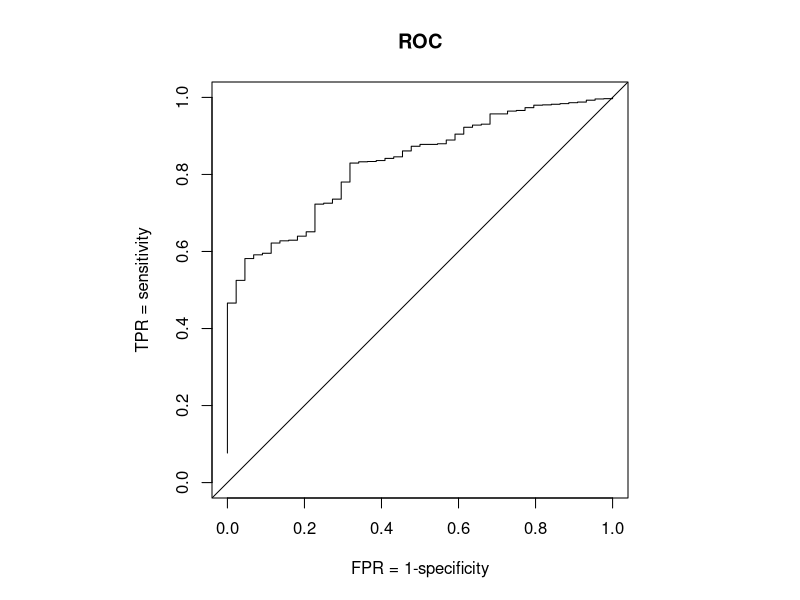

Write R code to recreate this figure.
## ---- chunk 1
library(readr)
Insurance_data <- read_csv("InsuranceData_correctedcolumns.csv")
## ---- chunk 2
library(tidyverse)

df <- Insurance_data |>  select(where(~ !all(is.na(.x))))

# dropping state since all are from DC 
df <- df|> select(-STATE)

# rename columns for clarity, some are kept the same 
df <- df |>
  rename(
    # NOW_COV: 1 = covered, 2 = not covered 
    NOW_COV = NOW_COV, 
    
    # sex: 1 = Male, 2 = Female
    SEX = A_SEX,
    
    # class of longest job 
    # 0 = NIU, 1 = private, 2 = federal, 3 = state, 4 = local, 
    # 5 = self employed incorporated, yes, 6 = self employed incorporated, no or farm
    # 7 = without pay
    LONGEST_JOB_CLASS = LJCW,
    
    # full or part time work 
    # 00 = NIU, 01 = Not in labor force, 02 = FT hours (35+), usually FT
    # 03 = PT for economic reasons, usually FT, 04 = PT for non-economic reasons, usually FT
    # 05 = Not at work, usually FT, 06 = PT hrs, usually PT for economic reasons
    # 07 = PT hrs, usually PT for non-economic, 08 = FT hours, usually PT for economic reasons
    # 09 = FT hours, usually PT for non-economic reasons, 10 = Not at work, usually part-time
    # 11 = Unemployed FT, 12 = Unemployed PT
    FULL_PART_TIME = PRWKSTAT,
    
    # highest grade achieved 
    # 0 = Children, 31 = Less than 1st grade, 32 = 1st,2nd,3rd,or 4th grade
    # 33 = 5th or 6th grade, 34 = 7th and 8th grade, 35 = 9th grade
    # 36 = 10th grade, 37 = 11th grade, 38 = 12th grade no diploma
    # 39 = High school graduate - high school diploma or equivalent
    # 40 = Some college but no degree, 41 = Associate degree in college occupation program
    # 42 = Associate degree in college, 43 = Bachelor's degree, 44 = Master's degree, 
    # 45 = Professional school degree, 46 = Doctorate degree
    EDUCATION = A_HGA, 
    
    # disability 
    # -1 = NIU, 1 = Yes, 2 = No
    DISABILITY = PRDISFLG, 
    
    # age
    AGE = A_AGE,
    
    # Number of persons in household under age 18
    HUNDER18 = HUNDER18, 
    
    # Total family income 
    TOTAL_FAM_INCOME = FTOTVAL
  )

# make response 0 (not covered), 1 (covered)
df$NOW_COV <- ifelse(df$NOW_COV == 1, 1, 0)

summary(df)
## ---- chunk 3

# combining some factor levels 

df <- df |>
  
# education, 1: less than high school, 2: high school, 3: some college, 4: bachelors degree, 5: graduate degree 
  mutate(
    EDUCATION = case_when(
      EDUCATION %in% c(0, 31:38) ~ 1,
      EDUCATION == 39 ~ 2,
      EDUCATION %in% 40:42 ~ 3,
      EDUCATION == 43 ~ 4,
      EDUCATION %in% 44:46 ~ 5,
      TRUE ~ NA_integer_),
    
# full or part time, 1: not in labor force, 2: usually full time, 3: usually part time, 4: unemployed 
    FULL_PART_TIME = case_when(
      FULL_PART_TIME %in% c(0, 1) ~ 1,
      FULL_PART_TIME %in% c(2, 5) ~ 2,
      FULL_PART_TIME %in% c(3, 4, 6, 7, 8, 9, 10) ~ 3,
      FULL_PART_TIME %in% c(11, 12) ~ 4,
      TRUE ~ NA_integer_)) |>

# disability: if NA then -1  
      mutate(DISABILITY = na_if(DISABILITY, -1))

# make columns into factors 
df <- df |> 
  mutate(
    NOW_COV  = factor(NOW_COV),
    SEX    = factor(SEX),
    LONGEST_JOB_CLASS     = factor(LONGEST_JOB_CLASS),
    FULL_PART_TIME = factor(FULL_PART_TIME),
    EDUCATION    = factor(EDUCATION),
    DISABILITY    = factor(DISABILITY)
  )


## ---- chunk 4

# split into training and testing 
set.seed(123)

# want to use 80-20 split 
training_pct <- 0.8

# split the data 
Z <- sample(nrow(df), floor(training_pct * nrow(df))) 
df_training <- df[Z, ]
df_testing  <- df[-Z, ]

# view split 
nrow(df_training)
nrow(df_testing)

## ---- chunk 5

# create full loglog regression model (suggestion from Professor Lu)
full_loglog_model <- glm(NOW_COV ~ . , data = df_training, family = binomial(link = "cloglog"))

#run stepwise  
# hide the multiple from step glm.fit: fitted probabilities numerically 0 or 1 occurred warning
suppressWarnings( 
step_loglog_model <- step(full_loglog_model, direction = "both", trace = 0))

# best model from stepwise 
best_loglog_model <- glm(NOW_COV ~ LONGEST_JOB_CLASS + EDUCATION + DISABILITY + AGE + TOTAL_FAM_INCOME, data = df_training, family = binomial(link = "cloglog"))
summary(best_loglog_model)
## ---- chunk 6

# ROC function from 3_KnnLogistic 
roc.analysis <-function (object, newdata = NULL, newplot=TRUE)
{
  if (is.null(newdata)) {
    pi.tp <- object$fitted[object$y == 1]
    pi.tn <- object$fitted[object$y == 0]
  }
  else {
    pi.tp <- predict(object, newdata, type = "response")[newdata$y == 1]
    pi.tn <- predict(object, newdata, type = "response")[newdata$y == 0]
  }
  pi.all <- sort(c(pi.tp, pi.tn))
  sens <- rep(1, length(pi.all)+1)
  specc <- rep(1, length(pi.all)+1)
  for (i in 1:length(pi.all)) {
    sens[i+1] <- mean(pi.tp >= pi.all[i], na.rm = T)
    specc[i+1] <- mean(pi.tn >= pi.all[i], na.rm = T)
  }
  npoints <- length(sens)
  area <- sum(0.5 * (sens[-1] + sens[-npoints]) * (specc[-npoints] -
                                                     specc[-1]))
  lift <- (sens - specc)[-1]
  cutoff <- pi.all[lift == max(lift)][1]
  sensopt <- sens[-1][lift == max(lift)][1]
  specopt <- 1 - specc[-1][lift == max(lift)][1]
  par(pty="s")
  if (newplot){
    plot(specc, sens, xlim = c(0, 1), ylim = c(0, 1), type = "s",
         xlab = "FPR = 1-specificity", ylab = "TPR = sensitivity", main="ROC")
    abline(0, 1)
  }
  else lines(specc, sens, type="s", lty=2, col=2)
  list(pihat=as.vector(pi.all), sens=as.vector(sens[-1]),
       spec=as.vector(1-specc[-1]), area = area, cutoff = cutoff,
       sensopt = sensopt, specopt = specopt)
}

# view plot 
train.ROC <- roc.analysis(best_loglog_model)

# view results 
train.ROC[(4:7)]

# get cutoff value 
cutoff <- train.ROC$cutoff

## ---- chunk 7

# get predictions 
loglog_pred_prob <- predict(best_loglog_model, newdata= df_testing, type="response")
loglog_predicted_class <- 1*(loglog_pred_prob > cutoff)

# Confusion matrix
table(df_testing$NOW_COV, loglog_predicted_class)

# Correct classification rate
mean(df_testing$NOW_COV == loglog_predicted_class, na.rm = TRUE)

# Error rate
1 - mean(df_testing$NOW_COV == loglog_predicted_class, na.rm = TRUE)
